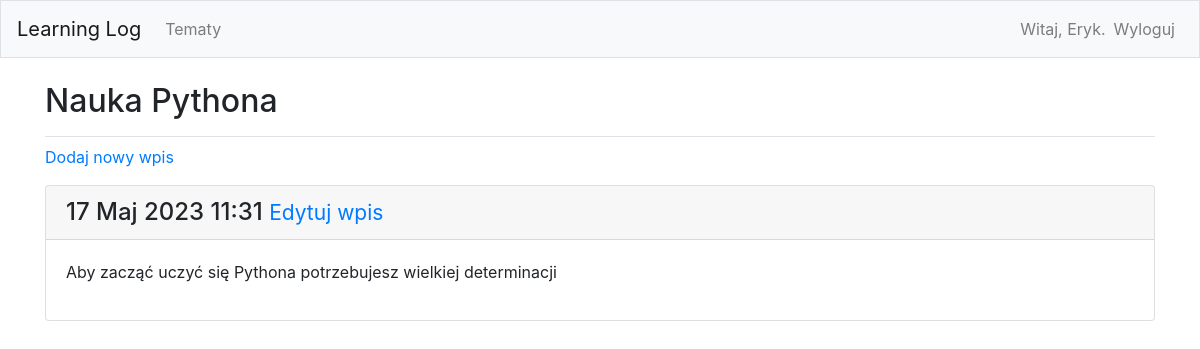
Screenshot of /topics/5/ (signed in) with the database file from the repository.
### learning_logs/models.py (models this page shows, shortened)
class Topic(models.Model):
	text = models.CharField(max_length=200)
	date_added = models.DateTimeField(auto_now_add=True)
	owner = models.ForeignKey(User, on_delete=models.CASCADE)
	def __str__(self):
		return self.text

class Entry(models.Model):
	topic = models.ForeignKey(Topic, on_delete=models.CASCADE)
	text = models.TextField()
	date_added = models.DateTimeField(auto_now_add=True)
	class Meta:
		verbose_name_plural = 'entries'

### learning_logs/views.py (the view)
# urls.py: path('topics/<int:topic_id>/', views.topic, name='topic'),
@login_required
def topic(request, topic_id):
    topic = Topic.objects.get(id=topic_id)
    check_topic_owner(request, topic)
    entries = topic.entry_set.order_by('-date_added')
    context = {'topic': topic, 'entries': entries}
    return render(request, 'learning_logs/topic.html', context)

### learning_logs/views.py (called while the page is built)
def check_topic_owner(request, topic):
    if topic.owner != request.user:
        raise Http404

### learning_logs/templates/learning_logs/topic.html (shortened to what this page needs)
{% extends 'learning_logs/base.html' %}
{% block page_header %}
  <h2>{{ topic }}</h2>
{% endblock page_header %}
{% block content %}
<p>
  <a href="{% url 'learning_logs:new_entry' topic_id=topic.id %}">Dodaj nowy wpis</a>
</p>
{% for entry in entries %}
  <div class="card mb-3">
    <h4 class="card-header">
      {{ entry.date_added|date:'d M Y H:i' }}
        <small><a href="{% url 'learning_logs:edit_entry' entry.id %}">Edytuj
        wpis</a></small>
    </h4>
    <div class="card-body">
      {{ entry.text|linebreaks }}
    </div>
  </div>
{% empty %}
  <li>Nie ma jeszcze żadnego wpisu.</li>
{% endfor %}
{% endblock content %}

### learning_logs/templates/learning_logs/base.html (shortened to what this page needs)
{% load bootstrap4 %}
<!doctype html>
<html lang="pl">
  <head>
    {% bootstrap_css %}
  </head>
  <body>
    <nav class="navbar navbar-expand-md navbar-light bg-light mb-4 border">
      <a class="navbar-brand" href="{% url 'learning_logs:index' %}">
          Learning Log</a>
    <div class="collapse navbar-collapse" id="navbarCollapse">
      <ul class="navbar-nav mr-auto">
        <li class="nav-item">
          <a class="nav-link" href="{% url 'learning_logs:topics'%}">
            Tematy</a></li>
      </ul>
      <ul class="navbar-nav ml-auto">
        {% if user.is_authenticated %}
          <li class="nav-item">
            <span class="navbar-text">Witaj, {{ user.username }}.</span>
          </li>
          <li class="nav-item">
            <a class="nav-link" href="{% url 'users:logout' %}">Wyloguj</a>
          </li>
        {% endif %}
      </ul>
    </div>
  </nav>
  <main role="main" class="container">
  <div class="pb-2 mb-2 border-bottom">
    {% block page_header %}{% endblock page_header %}
  </div>
  <div>
    {% block content %}{% endblock content %}
  </div>
  </main>
  </body>
</html>

### rows the page displays
Topic: text "Nauka Pythona"
Entry: date_added "17 Maj 2023 11:31", text "Aby zacząć uczyć się Pythona potrzebujesz wielkiej determinacji"

### other values shown
{{ user.username }} "Eryk"
